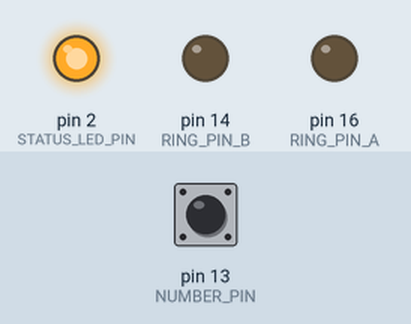
This sketch was run on a simulated Arduino Uno, built with avr-gcc and run on an emulated ATmega328P. Shown: output pins drawn as LEDs (lit = HIGH). The test bench sets the inputs (shaded band); at power-on: pin 13 (NUMBER_PIN) HIGH. What the sketch prints to the serial monitor is not drawn.

Above: at 1.2 s.
1.3 s: pin 13 (NUMBER_PIN) pulled LOW for 0.15 s
Timing chart, 0 to 4.3 s (numbered marks = the images above; inputs shaded):
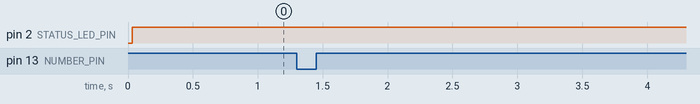

Measured:
- after the input at 1.3 s, every drawn part: stays the same

The sketch:

dial_test.ino
```cpp
#include "Arduino.h"

# define RING_PIN_A 16            // pin D0 - DRV8871 IN2
# define RING_PIN_B 14            // pin D5 - DRV8871 IN1
# define NUMBER_PIN 13            // pin D7 - dial pulse contact
# define DIALING_PIN 0            // pin D3 - low while the dial is turning
# define STATUS_LED_PIN 2         // pin D4 - built-in LED, on when low

const unsigned long DEBOUNCE_MS = 5;

struct Input {
  uint8_t pin;
  int stable;
  int candidate;
  unsigned long changed_at;
};

Input dialing = {DIALING_PIN, HIGH, HIGH, 0};
Input number = {NUMBER_PIN, LOW, LOW, 0};
unsigned int pulses = 0;
unsigned int stray_pulses = 0;

bool update(Input &in) {
  int level = digitalRead(in.pin);
  if (level != in.candidate) {
    in.candidate = level;
    in.changed_at = millis();
  }
  if (in.candidate != in.stable && millis() - in.changed_at >= DEBOUNCE_MS) {
    in.stable = in.candidate;
    return true;
  }
  return false;
}

void setup() {
  pinMode(RING_PIN_A, OUTPUT);
  pinMode(RING_PIN_B, OUTPUT);
  digitalWrite(RING_PIN_A, LOW);
  digitalWrite(RING_PIN_B, LOW);
  pinMode(STATUS_LED_PIN, OUTPUT);
  pinMode(NUMBER_PIN, INPUT_PULLUP);
  pinMode(DIALING_PIN, INPUT_PULLUP);

  Serial.begin(9600);
  Serial.println("");
  Serial.println("Dial test: LED on while the dial is off rest.");
  dialing.stable = dialing.candidate = digitalRead(DIALING_PIN);
  number.stable = number.candidate = digitalRead(NUMBER_PIN);
  Serial.print("At rest: off-normal (D3) ");
  Serial.print(dialing.stable == LOW ? "CLOSED" : "open");
  Serial.print(", pulse (D7) ");
  Serial.println(number.stable == LOW ? "closed" : "OPEN");
}

void loop() {
  if (update(dialing)) {
    if (dialing.stable == LOW) {
      Serial.println("Dial moving");
      pulses = 0;
    } else {
      Serial.print("Dial at rest: ");
      Serial.print(pulses);
      Serial.print(" pulses = digit ");
      Serial.println(pulses == 10 ? 0 : pulses);
    }
  }
  if (update(number) && number.stable == HIGH) {
    if (dialing.stable == LOW) pulses++;
    else Serial.println("Stray pulse with dial at rest: " + String(++stray_pulses));
  }
  digitalWrite(STATUS_LED_PIN, dialing.stable);
}
```
